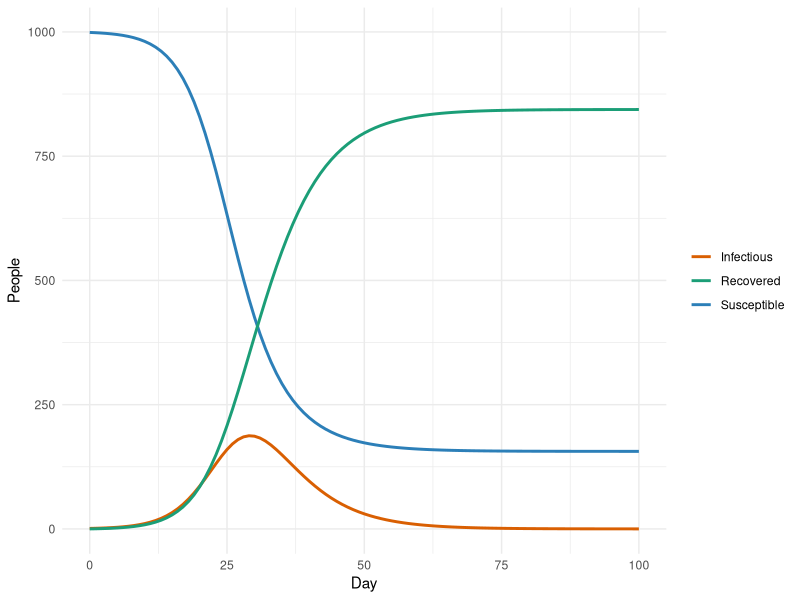
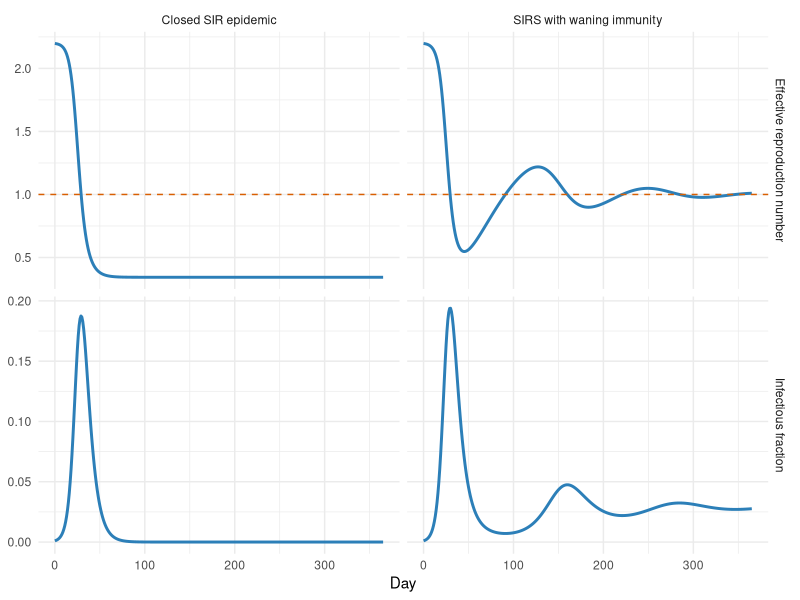
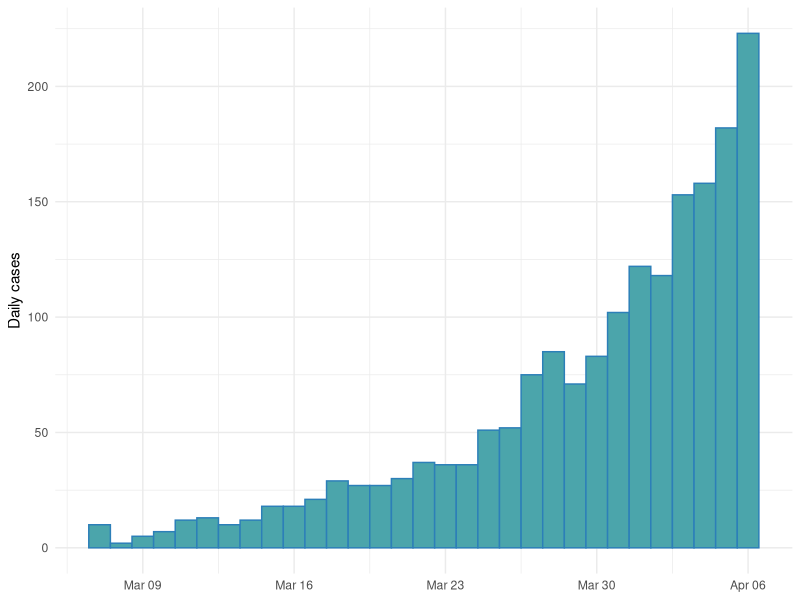
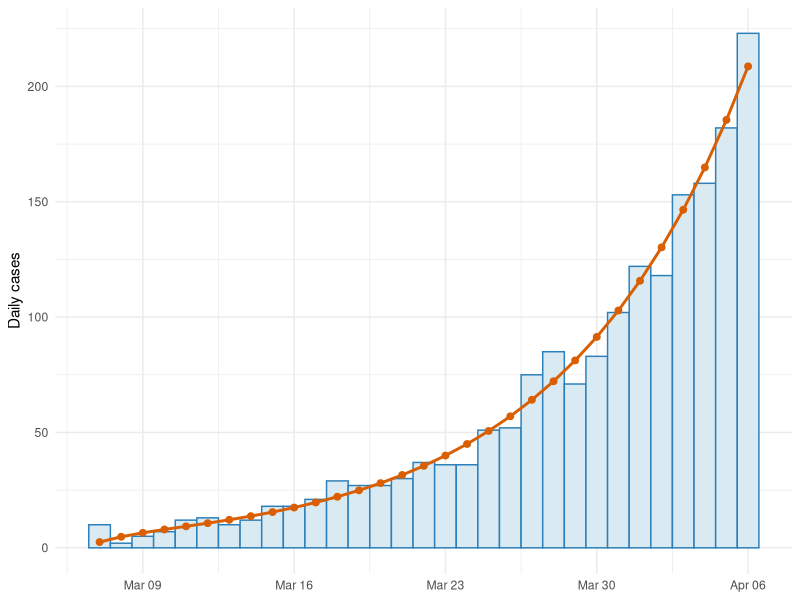
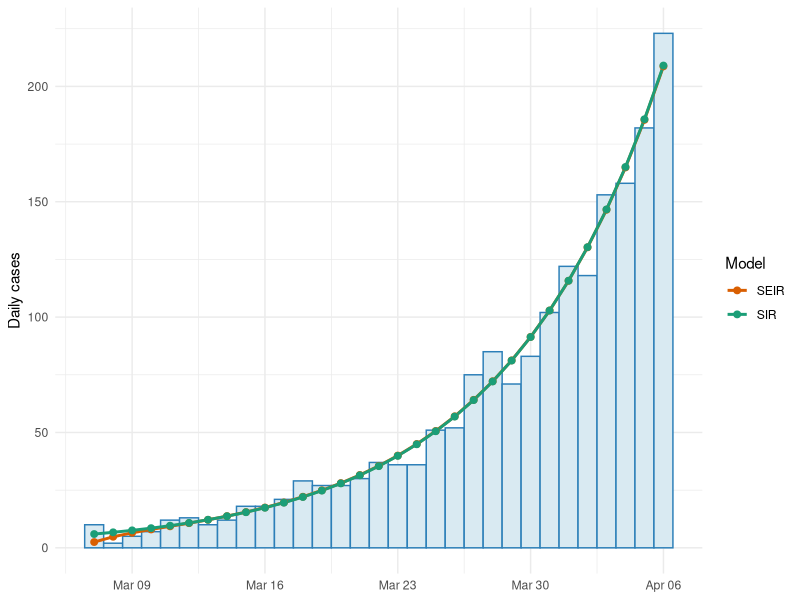

The R source for these figures, in order:
## ---- chunk 1
knitr::opts_chunk$set(
  fig.align = "center",
  message = FALSE,
  warning = FALSE
)

library(deSolve)
library(ggplot2)

theme_set(ggplot2::theme_minimal(base_size = 11))
set.seed(20260526)
## ---- chunk 2
sir_model <- function(t, state, parameters) {
  with(as.list(c(state, parameters)), {
    N <- S + I + R
    beta <- R0 * gamma

    new_infections <- beta * S * I / N
    recoveries <- gamma * I

    list(c(
      dS = -new_infections,
      dI = new_infections - recoveries,
      dR = recoveries
    ))
  })
}

sir_parameters <- c(R0 = 2.2, gamma = 1 / 5)
sir_state <- c(S = 999, I = 1, R = 0)
sir_times <- seq(0, 100, by = 1)

sir_solution <- as.data.frame(ode(
  y = sir_state,
  times = sir_times,
  func = sir_model,
  parms = sir_parameters
))

ggplot(sir_solution, aes(x = time)) +
  geom_line(aes(y = S, colour = "Susceptible"), linewidth = 1) +
  geom_line(aes(y = I, colour = "Infectious"), linewidth = 1) +
  geom_line(aes(y = R, colour = "Recovered"), linewidth = 1) +
  scale_colour_manual(
    values = c("Susceptible" = "#2C7FB8", "Infectious" = "#D95F02", "Recovered" = "#1B9E77")
  ) +
  labs(x = "Day", y = "People", colour = NULL)
## ---- chunk 3
closed_sir <- function(t, state, parameters) {
  with(as.list(c(state, parameters)), {
    beta <- R0 * gamma
    new_infections <- beta * S * I
    recoveries <- gamma * I

    list(c(
      dS = -new_infections,
      dI = new_infections - recoveries,
      dR = recoveries
    ))
  })
}

sirs_waning <- function(t, state, parameters) {
  with(as.list(c(state, parameters)), {
    beta <- R0 * gamma
    new_infections <- beta * S * I
    recoveries <- gamma * I
    waning <- omega * R

    list(c(
      dS = -new_infections + waning,
      dI = new_infections - recoveries,
      dR = recoveries - waning
    ))
  })
}

trajectory_times <- seq(0, 365, by = 1)
initial_fraction <- c(S = 0.999, I = 0.001, R = 0)
trajectory_parameters <- c(R0 = 2.2, gamma = 1 / 5, omega = 1 / 90)

closed_solution <- as.data.frame(ode(
  y = initial_fraction,
  times = trajectory_times,
  func = closed_sir,
  parms = trajectory_parameters
))
closed_solution$model <- "Closed SIR epidemic"
closed_solution$Reff <- trajectory_parameters["R0"] * closed_solution$S

sirs_solution <- as.data.frame(ode(
  y = initial_fraction,
  times = trajectory_times,
  func = sirs_waning,
  parms = trajectory_parameters
))
sirs_solution$model <- "SIRS with waning immunity"
sirs_solution$Reff <- trajectory_parameters["R0"] * sirs_solution$S

trajectory_data <- rbind(
  data.frame(time = closed_solution$time, model = closed_solution$model,
             quantity = "Infectious fraction", value = closed_solution$I),
  data.frame(time = sirs_solution$time, model = sirs_solution$model,
             quantity = "Infectious fraction", value = sirs_solution$I),
  data.frame(time = closed_solution$time, model = closed_solution$model,
             quantity = "Effective reproduction number", value = closed_solution$Reff),
  data.frame(time = sirs_solution$time, model = sirs_solution$model,
             quantity = "Effective reproduction number", value = sirs_solution$Reff)
)

hline_data <- data.frame(
  model = c("Closed SIR epidemic", "SIRS with waning immunity"),
  quantity = "Effective reproduction number",
  value = 1
)

ggplot(trajectory_data, aes(x = time, y = value)) +
  geom_line(linewidth = 1, colour = "#2C7FB8") +
  geom_hline(
    data = hline_data,
    aes(yintercept = value),
    inherit.aes = FALSE,
    linetype = "dashed",
    colour = "#D95F02"
  ) +
  facet_grid(quantity ~ model, scales = "free_y") +
  labs(x = "Day", y = NULL)
## ---- chunk 4
seir_model <- function(t, state, parameters) {
  with(as.list(c(state, parameters)), {
    N <- S + E + I + R
    beta <- R0 / infectious_period

    new_infections <- beta * S * I / N
    becoming_infectious <- E / latent_period
    recoveries <- I / infectious_period

    list(c(
      dS = -new_infections,
      dE = new_infections - becoming_infectious,
      dI = becoming_infectious - recoveries,
      dR = recoveries
    ))
  })
}

solve_seir <- function(state, times, parameters) {
  out <- as.data.frame(ode(
    y = state,
    times = times,
    func = seir_model,
    parms = parameters
  ))

  out$N <- out$S + out$E + out$I + out$R
  out$Incidence <- out$E / parameters["latent_period"]
  out
}

fit_times <- 0:30
fit_dates <- as.Date("2020-03-07") + fit_times
total_population <- 1e6

true_parameters <- c(R0 = 2.4, latent_period = 4, infectious_period = 5)
true_state <- c(S = total_population - 40, E = 25, I = 15, R = 0)

true_solution <- solve_seir(true_state, fit_times, true_parameters)

outbreak_data <- data.frame(
  Date = fit_dates,
  Cases = rpois(length(fit_times), lambda = pmax(true_solution$Incidence, 1e-9))
)

ggplot(outbreak_data, aes(x = Date, y = Cases)) +
  geom_col(fill = "#4BA5AB", colour = "#2C7FB8", width = 1) +
  labs(x = NULL, y = "Daily cases")
## ---- chunk 5
base_parameters <- c(R0 = 2, latent_period = 4, infectious_period = 5)
base_state <- c(S = total_population - 25, E = 10, I = 15, R = 0)

initial_transformed_parameters <- log(c(
  R0 = 2,
  Initial_infectious = 15
))

negative_log_likelihood_seir <- function(transformed_parameters,
                                         data = outbreak_data$Cases,
                                         state_base = base_state,
                                         times = fit_times,
                                         parameters_base = base_parameters) {
  R0 <- exp(transformed_parameters["R0"])
  initial_infectious <- exp(transformed_parameters["Initial_infectious"])

  if (!is.finite(R0) || !is.finite(initial_infectious)) {
    return(Inf)
  }
  if (initial_infectious <= 0 || initial_infectious >= sum(state_base)) {
    return(Inf)
  }

  state_trial <- state_base
  parameters_trial <- parameters_base

  state_trial["S"] <- sum(state_base) - state_trial["E"] - initial_infectious - state_trial["R"]
  state_trial["I"] <- initial_infectious
  parameters_trial["R0"] <- R0

  out <- tryCatch(
    solve_seir(state_trial, times, parameters_trial),
    error = function(e) NULL
  )
  if (is.null(out)) {
    return(Inf)
  }

  lambda <- pmax(out$Incidence, 1e-9)

  -sum(dpois(
    x = data,
    lambda = lambda,
    log = TRUE
  ))
}

fit_seir <- optim(
  par = initial_transformed_parameters,
  fn = negative_log_likelihood_seir,
  method = "Nelder-Mead",
  control = list(maxit = 500)
)

seir_estimates <- exp(fit_seir$par)
seir_estimates
## ---- chunk 6
seir_fitted_parameters <- base_parameters
seir_fitted_parameters["R0"] <- seir_estimates["R0"]

seir_fitted_state <- base_state
seir_fitted_state["S"] <- sum(base_state) - base_state["E"] - seir_estimates["Initial_infectious"] - base_state["R"]
seir_fitted_state["I"] <- seir_estimates["Initial_infectious"]

seir_fitted_solution <- solve_seir(seir_fitted_state, fit_times, seir_fitted_parameters)

ggplot(outbreak_data, aes(x = Date, y = Cases)) +
  geom_col(fill = "#D9EAF2", colour = "#2C7FB8", width = 1) +
  geom_line(
    data = data.frame(Date = fit_dates, Incidence = seir_fitted_solution$Incidence),
    aes(x = Date, y = Incidence),
    colour = "#D95F02",
    linewidth = 1
  ) +
  geom_point(
    data = data.frame(Date = fit_dates, Incidence = seir_fitted_solution$Incidence),
    aes(x = Date, y = Incidence),
    colour = "#D95F02",
    size = 2
  ) +
  labs(x = NULL, y = "Daily cases")
## ---- chunk 7
sir_fit_model <- function(t, state, parameters) {
  with(as.list(c(state, parameters)), {
    N <- S + I + R
    beta <- R0 / infectious_period

    new_infections <- beta * S * I / N
    recoveries <- I / infectious_period

    list(c(
      dS = -new_infections,
      dI = new_infections - recoveries,
      dR = recoveries
    ))
  })
}

solve_sir <- function(state, times, parameters) {
  out <- as.data.frame(ode(
    y = state,
    times = times,
    func = sir_fit_model,
    parms = parameters
  ))

  out$N <- out$S + out$I + out$R
  out$Incidence <- (parameters["R0"] / parameters["infectious_period"]) * out$S * out$I / out$N
  out
}

sir_base_parameters <- c(R0 = 2, infectious_period = 5)
sir_base_state <- c(S = total_population - 15, I = 15, R = 0)

negative_log_likelihood_sir <- function(transformed_parameters,
                                        data = outbreak_data$Cases,
                                        state_base = sir_base_state,
                                        times = fit_times,
                                        parameters_base = sir_base_parameters) {
  R0 <- exp(transformed_parameters["R0"])
  initial_infectious <- exp(transformed_parameters["Initial_infectious"])

  if (!is.finite(R0) || !is.finite(initial_infectious)) {
    return(Inf)
  }
  if (initial_infectious <= 0 || initial_infectious >= sum(state_base)) {
    return(Inf)
  }

  state_trial <- state_base
  parameters_trial <- parameters_base

  state_trial["S"] <- sum(state_base) - initial_infectious - state_trial["R"]
  state_trial["I"] <- initial_infectious
  parameters_trial["R0"] <- R0

  out <- tryCatch(
    solve_sir(state_trial, times, parameters_trial),
    error = function(e) NULL
  )
  if (is.null(out)) {
    return(Inf)
  }

  lambda <- pmax(out$Incidence, 1e-9)

  -sum(dpois(
    x = data,
    lambda = lambda,
    log = TRUE
  ))
}

fit_sir <- optim(
  par = initial_transformed_parameters,
  fn = negative_log_likelihood_sir,
  method = "Nelder-Mead",
  control = list(maxit = 500)
)

sir_estimates <- exp(fit_sir$par)
sir_estimates
## ---- chunk 8
sir_fitted_parameters <- sir_base_parameters
sir_fitted_parameters["R0"] <- sir_estimates["R0"]

sir_fitted_state <- sir_base_state
sir_fitted_state["S"] <- sum(sir_base_state) - sir_estimates["Initial_infectious"] - sir_base_state["R"]
sir_fitted_state["I"] <- sir_estimates["Initial_infectious"]

sir_fitted_solution <- solve_sir(sir_fitted_state, fit_times, sir_fitted_parameters)

model_comparison <- data.frame(
  Model = c("SEIR", "SIR"),
  R0 = c(seir_estimates["R0"], sir_estimates["R0"]),
  Initial_infectious = c(seir_estimates["Initial_infectious"], sir_estimates["Initial_infectious"]),
  Negative_log_likelihood = c(fit_seir$value, fit_sir$value),
  SSQ = c(
    sum((outbreak_data$Cases - seir_fitted_solution$Incidence)^2),
    sum((outbreak_data$Cases - sir_fitted_solution$Incidence)^2)
  )
)

knitr::kable(model_comparison, digits = 2)
## ---- chunk 9
fit_plot_data <- rbind(
  data.frame(Date = fit_dates, Incidence = seir_fitted_solution$Incidence, Model = "SEIR"),
  data.frame(Date = fit_dates, Incidence = sir_fitted_solution$Incidence, Model = "SIR")
)

ggplot(outbreak_data, aes(x = Date, y = Cases)) +
  geom_col(fill = "#D9EAF2", colour = "#2C7FB8", width = 1) +
  geom_line(data = fit_plot_data, aes(x = Date, y = Incidence, colour = Model), linewidth = 1) +
  geom_point(data = fit_plot_data, aes(x = Date, y = Incidence, colour = Model), size = 2) +
  scale_colour_manual(values = c("SEIR" = "#D95F02", "SIR" = "#1B9E77")) +
  labs(x = NULL, y = "Daily cases", colour = "Model")
